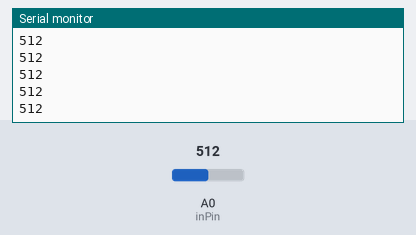
Simulated run of this sketch. Board: Arduino Uno, built with avr-gcc and run on an emulated ATmega328P. Parts: the last lines printed to the serial monitor. Inputs (shaded band) come from the test bench; at power-on: A0 (inPin) = 512.

Above: at 1.2 s.
1.3 s: A0 (inPin) set to 716
At 2.3 s:
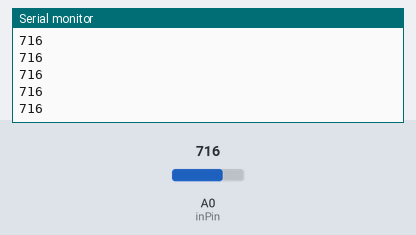
2.8 s: A0 (inPin) set to 900
At 3.7 s:
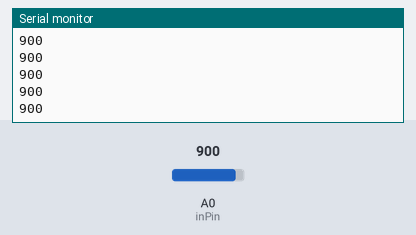
Timing chart, 0 to 5.8 s (numbered marks = the images above; inputs shaded):
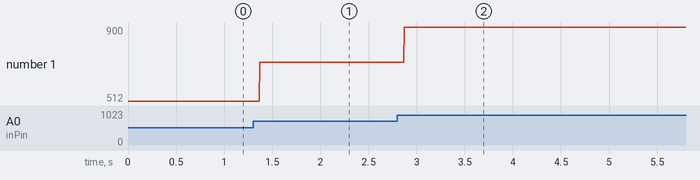

Measured:
- after the input at 1.3 s, the serial monitor: prints a new line after 0.07 s (image 1)
- after the input at 2.8 s, the serial monitor: prints a new line after 0.07 s (image 2)
- plotted number 1: 512 → 716 after the input at 1.3 s, 716 → 900 after the input at 2.8 s

The sketch:

animation_analog.ino
```cpp
// Analog Sensor

int inPin = A0;  // Sensor connected to analog pin 0

void setup() {
  Serial.begin(9600);     // initialize serial communications
}

void loop() {
  int val = analogRead(inPin); // read the input pin
  Serial.println(val);         // print it out the serial port
}
```
